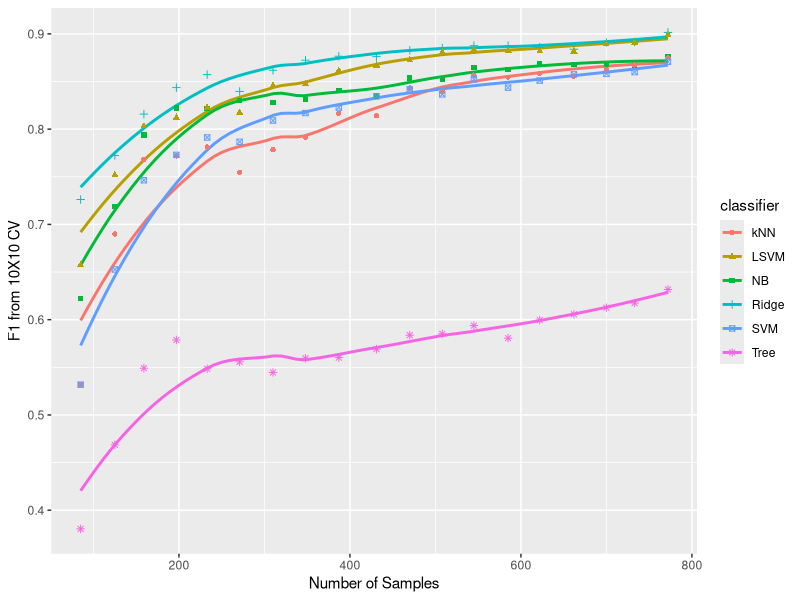

Write the R code that produced this figure.
setwd("D:/Study/Thesis/Experiments/Util/RPlots/class")
library("ggplot2")
featuresdata = read.csv("class_01_performance_by_size_of_training.csv")
p <- ggplot(featuresdata, aes(x=samplenum, y=f1, group=classifier))+ labs(x = "Number of Samples", y = "F1 from 10X10 CV" )
p + stat_smooth(se = FALSE, aes(color=classifier)) + geom_point(aes(color=classifier, shape=classifier)) 
# q + facet_grid(metrics ~ ., scale = "free_y")